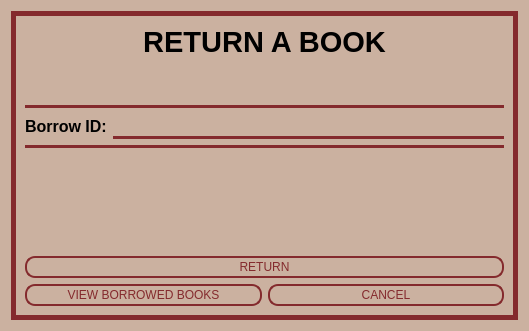
<?xml version="1.0" encoding="UTF-8"?>
<ui version="4.0">
 <class>ReturnRequest</class>
 <widget class="QWidget" name="ReturnRequest">
  <property name="geometry">
   <rect>
    <x>0</x>
    <y>0</y>
    <width>529</width>
    <height>331</height>
   </rect>
  </property>
  <property name="windowTitle">
   <string>Form</string>
  </property>
  <property name="styleSheet">
   <string notr="true">.QWidget{background-color: #CBB1A0;border-radius: 10px}</string>
  </property>
  <layout class="QVBoxLayout" name="verticalLayout_5">
   <item>
    <widget class="QFrame" name="border">
     <property name="styleSheet">
      <string notr="true">#border{
	color: #842a2d;
}</string>
     </property>
     <property name="frameShape">
      <enum>QFrame::Box</enum>
     </property>
     <property name="lineWidth">
      <number>5</number>
     </property>
     <property name="midLineWidth">
      <number>5</number>
     </property>
     <layout class="QVBoxLayout" name="verticalLayout_4">
      <item>
       <widget class="QLabel" name="borrow_book_label">
        <property name="font">
         <font>
          <pointsize>22</pointsize>
          <bold>true</bold>
         </font>
        </property>
        <property name="styleSheet">
         <string notr="true">.QWidget{background-color: #CBB1A0;border-radius: 10px}</string>
        </property>
        <property name="text">
         <string>RETURN A BOOK</string>
        </property>
        <property name="alignment">
         <set>Qt::AlignCenter</set>
        </property>
       </widget>
      </item>
      <item>
       <spacer name="verticalSpacer">
        <property name="orientation">
         <enum>Qt::Vertical</enum>
        </property>
        <property name="sizeType">
         <enum>QSizePolicy::Minimum</enum>
        </property>
        <property name="sizeHint" stdset="0">
         <size>
          <width>10</width>
          <height>40</height>
         </size>
        </property>
       </spacer>
      </item>
      <item>
       <layout class="QVBoxLayout" name="verticalLayout_2">
        <item>
         <widget class="Line" name="line_1">
          <property name="styleSheet">
           <string notr="true">border: 2px solid #842a2d;</string>
          </property>
          <property name="orientation">
           <enum>Qt::Horizontal</enum>
          </property>
         </widget>
        </item>
        <item>
         <layout class="QGridLayout" name="gridLayout">
          <item row="0" column="1" rowspan="2">
           <layout class="QVBoxLayout" name="verticalLayout">
            <item>
             <widget class="QLineEdit" name="input_borrow_id">
              <property name="styleSheet">
               <string notr="true">QLineEdit {
      color: #000000;
      font: 15pt &quot;Verdana&quot;;
      border: None;
      border-bottom-color: white;
      border-radius: 10px;
      padding: 0 8px;
      background: #CBB1A0;
      selection-background-color: darkgray;
}</string>
              </property>
             </widget>
            </item>
            <item>
             <widget class="Line" name="line_3">
              <property name="styleSheet">
               <string notr="true">border: 2px solid #842a2d;</string>
              </property>
              <property name="orientation">
               <enum>Qt::Horizontal</enum>
              </property>
             </widget>
            </item>
           </layout>
          </item>
          <item row="0" column="0" rowspan="2">
           <widget class="QLabel" name="borrow_id_label">
            <property name="font">
             <font>
              <pointsize>12</pointsize>
              <bold>true</bold>
             </font>
            </property>
            <property name="text">
             <string>Borrow ID:</string>
            </property>
            <property name="alignment">
             <set>Qt::AlignLeading|Qt::AlignLeft|Qt::AlignVCenter</set>
            </property>
           </widget>
          </item>
         </layout>
        </item>
        <item>
         <widget class="Line" name="line_2">
          <property name="styleSheet">
           <string notr="true">border: 2px solid #842a2d;</string>
          </property>
          <property name="orientation">
           <enum>Qt::Horizontal</enum>
          </property>
         </widget>
        </item>
       </layout>
      </item>
      <item>
       <layout class="QVBoxLayout" name="verticalLayout_3">
        <item>
         <widget class="QLabel" name="status_label">
          <property name="font">
           <font>
            <pointsize>12</pointsize>
            <italic>true</italic>
            <bold>true</bold>
           </font>
          </property>
          <property name="styleSheet">
           <string notr="true">color: rgb(255, 0, 0);</string>
          </property>
          <property name="text">
           <string/>
          </property>
          <property name="alignment">
           <set>Qt::AlignCenter</set>
          </property>
         </widget>
        </item>
        <item>
         <spacer name="verticalSpacer_3">
          <property name="orientation">
           <enum>Qt::Vertical</enum>
          </property>
          <property name="sizeHint" stdset="0">
           <size>
            <width>20</width>
            <height>40</height>
           </size>
          </property>
         </spacer>
        </item>
        <item>
         <widget class="QPushButton" name="return_button">
          <property name="cursor">
           <cursorShape>PointingHandCursor</cursorShape>
          </property>
          <property name="styleSheet">
           <string notr="true">QPushButton{
	color: #842a2d;
	font: 17pt &quot;Franklin Gothic Book&quot;;
	border: 2px solid #842a2d;
	padding: 2px;
	border-radius: 10px;
	opacity: 100;
}

QPushButton:hover{
    background-color: #842a2d;
	color: #CBB1A0;
}</string>
          </property>
          <property name="text">
           <string>RETURN</string>
          </property>
         </widget>
        </item>
        <item>
         <layout class="QHBoxLayout" name="horizontalLayout_3">
          <item>
           <widget class="QPushButton" name="view_borrowed_books_button">
            <property name="cursor">
             <cursorShape>PointingHandCursor</cursorShape>
            </property>
            <property name="styleSheet">
             <string notr="true">QPushButton{
	color: #842a2d;
	font: 17pt &quot;Franklin Gothic Book&quot;;
	border: 2px solid #842a2d;
	padding: 2px;
	border-radius: 10px;
	opacity: 100;
}

QPushButton:hover{
    background-color: #842a2d;
	color: #CBB1A0;
}</string>
            </property>
            <property name="text">
             <string>  VIEW BORROWED BOOKS  </string>
            </property>
           </widget>
          </item>
          <item>
           <widget class="QPushButton" name="cancel_button">
            <property name="cursor">
             <cursorShape>PointingHandCursor</cursorShape>
            </property>
            <property name="styleSheet">
             <string notr="true">QPushButton{
	color: #842a2d;
	font: 17pt &quot;Franklin Gothic Book&quot;;
	border: 2px solid #842a2d;
	padding: 2px;
	border-radius: 10px;
	opacity: 100;
}

QPushButton:hover{
    background-color: #842a2d;
	color: #CBB1A0;
}</string>
            </property>
            <property name="text">
             <string>CANCEL</string>
            </property>
           </widget>
          </item>
         </layout>
        </item>
       </layout>
      </item>
     </layout>
    </widget>
   </item>
  </layout>
 </widget>
 <resources/>
 <connections/>
</ui>
